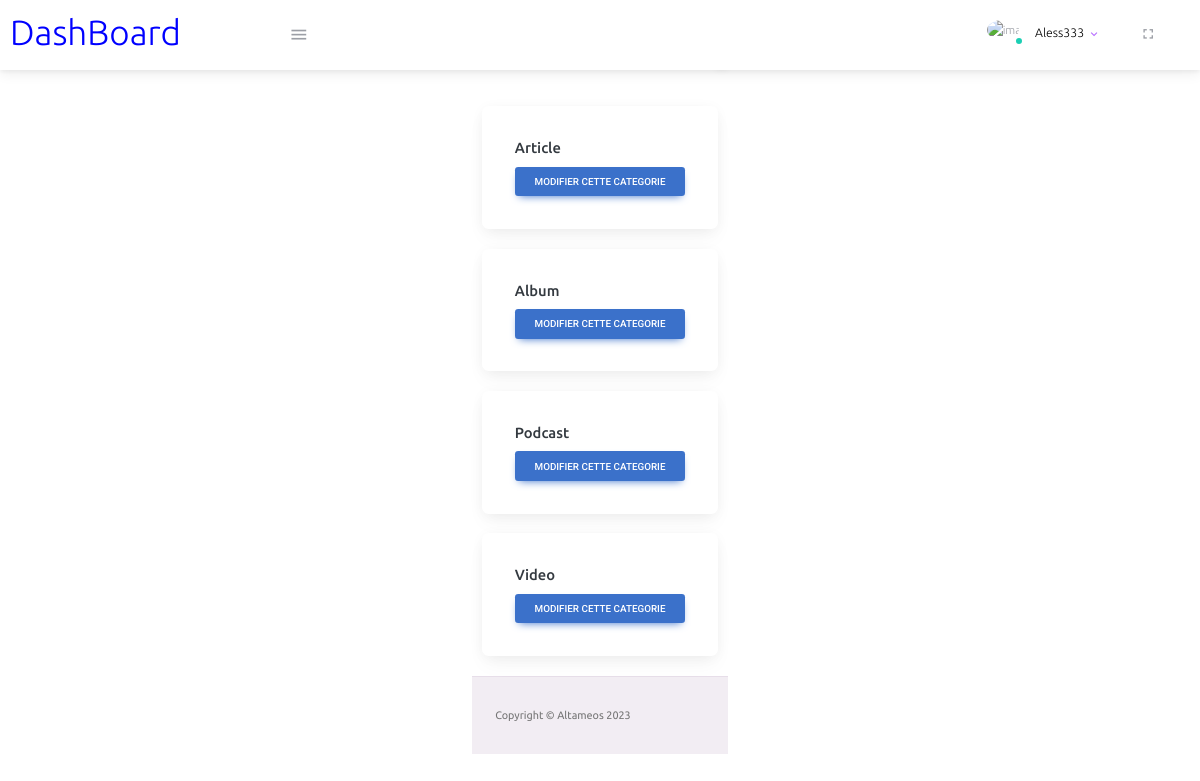
Page /modifier_categorie.php (signed in) on the committed database.
### tables this page shows
CREATE TABLE `categories` (
  `id_categorie` int NOT NULL,
  `nom_categorie` varchar(255) DEFAULT NULL
);

### modifier_categorie.php (the view, shortened to what this page needs)
<?php
include('config.php');
$req = $conn->query('SELECT * FROM categories');
$categories = $req->fetchAll();
include('./include/header.php')
?>
<head>
</head>
<body>
    <div class="container mt-5">
        <?php foreach($categories as $categorie): ?>
            <div class="card mb-4">
                <div class="card-body">
                    <h5 class="card-title"><?= htmlspecialchars($categorie['nom_categorie']); ?></h5>
                    <a href="?id=<?= $categorie['id_categorie']; ?>" class="btn btn-primary">Modifier cette categorie</a>
                </div>
            </div>
        <?php endforeach; ?>
    </div>
<?php include('./include/footer.php') ?>

### rows in the picture
categories: nom_categorie "Article"
categories: nom_categorie "Album"
categories: nom_categorie "Podcast"
categories: nom_categorie "Video"

### other values in the picture
$_SESSION['pseudo'] "Aless333"
